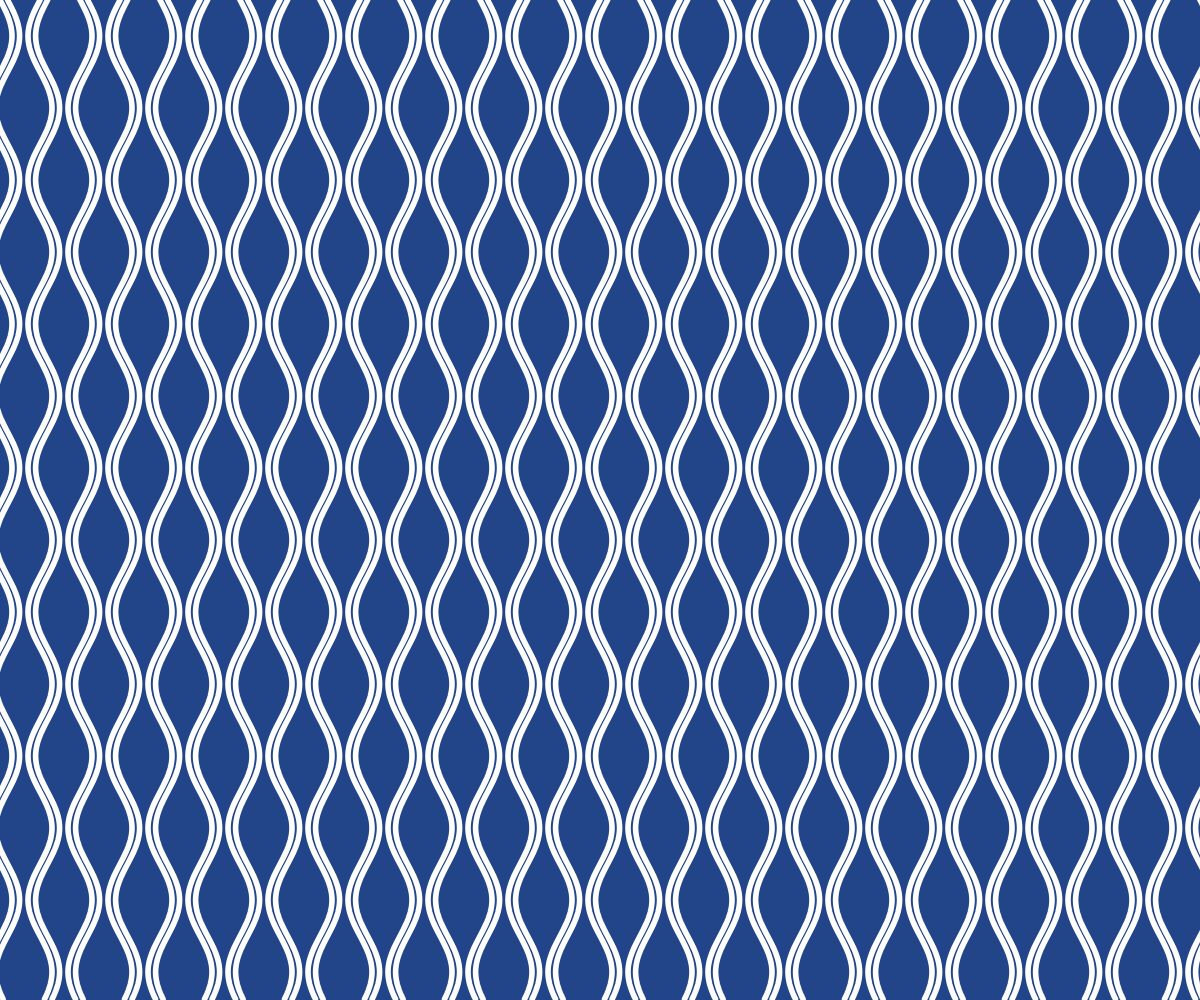
Frame 1 (no input)
Frame 2 (the mouse pressed at the canvas centre, redrawn once): identical to frame 1, image omitted

The p5.js sketch that drew this single still picture (run headless with seeded random() and noise() and a simulated clock; the mouse was pressed at the canvas centre and the sketch redrawn once):

// p5.js sketch
// ── sketch.js
"use strict"

const BLUE  = "#224488";
const WHITE = "#FFFFFF";

function setup(){
	createCanvas(windowWidth, windowHeight);
	angleMode(DEGREES); rectMode(CENTER); imageMode(CENTER);
	textAlign(CENTER, CENTER); textSize(14);
	noLoop();
}

function draw(){
	background(BLUE);

	const pX = 40;
	const weight = pX * 0.14;
	drawTatewaku(pX, weight);
}

function drawTatewaku(pX, weight){

	const cX = width / 2;
	const cY = height / 2;
	const sX = -cX;
	const sY = -cY;

	push();
	translate(cX, cY);
	rotate(0);

	noFill();
	stroke(WHITE); strokeWeight(weight);

	const cols = floor(width / pX) + 2;
	for(let c=0; c<cols; c++){
		drawVertical(sX, sY, c, pX, 0);
		drawVertical(sX, sY, c, pX, weight + 2);
	}
	pop();
}

function drawVertical(sX, sY, c, pX, oX){

	beginShape();
	const rad  = pX * 0.3;
	const rows = height;
	for(let r=0; r<rows; r+=3){
		let x = sX + c * pX + oX;
		let y = sY + r;
		const d = r * 2.5;
		if(c%2==0){
			x += rad*sin(d);
		}else{
			x -= rad*sin(d);
		}
		vertex(x, y);
	}
	endShape();
}
